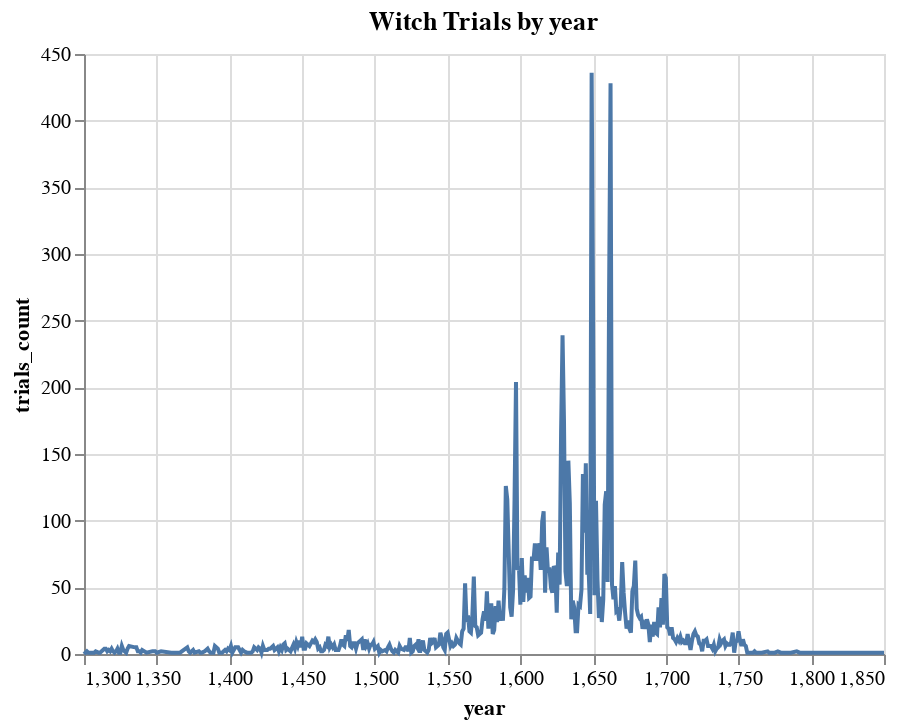

Write notebook code for a chart like this one.
### Code cell
# line chart by altair
alt.Chart(trials_by_year).mark_line().encode(
    x=alt.X('year'),
    y=alt.Y('trials_count'),
).properties(
    title={
        'text': 'Witch Trials by year',
    }
)

### Figure 1 — Vega-Lite specification as saved in the notebook (floating-point values rounded to 4 significant figures; data arrays with more than 128 entries replaced by an {"elided": "..."} marker saying what was removed)
{"$schema": "https://vega.github.io/schema/vega-lite/v4.17.0.json", "config": {"view": {"continuousHeight": 300, "continuousWidth": 400}}, "data": {"name": "data-08df12d23ec4384797a07fe7003b2d29"}, "datasets": {"data-08df12d23ec4384797a07fe7003b2d29": {"elided": "430 records"}}, "encoding": {"x": {"field": "year", "type": "quantitative"}, "y": {"field": "trials_count", "type": "quantitative"}}, "mark": "line", "title": {"text": "Witch Trials by year"}}
